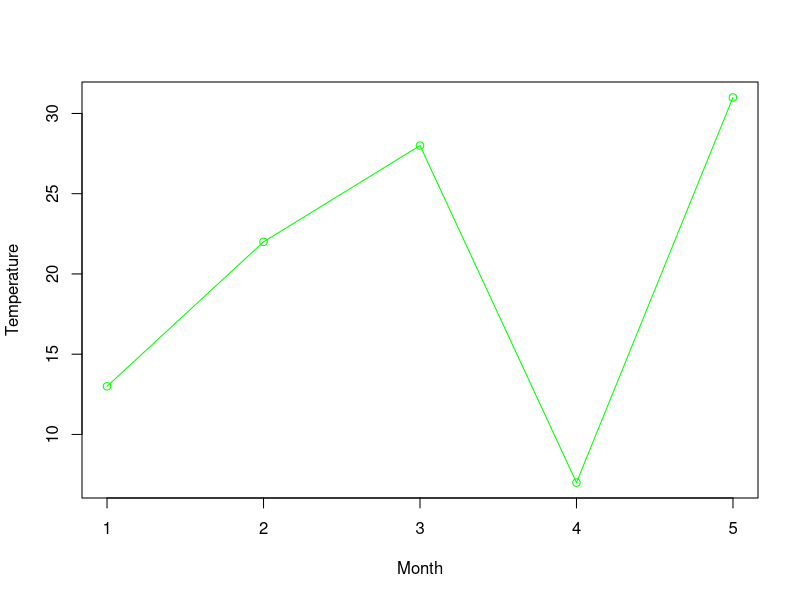

The R source for this figure:

v <- c(13,22,28,7,31)  

# Plotting the line chart.   
plot(v,type = "o",col="green",xlab="Month",ylab="Temperature") 
